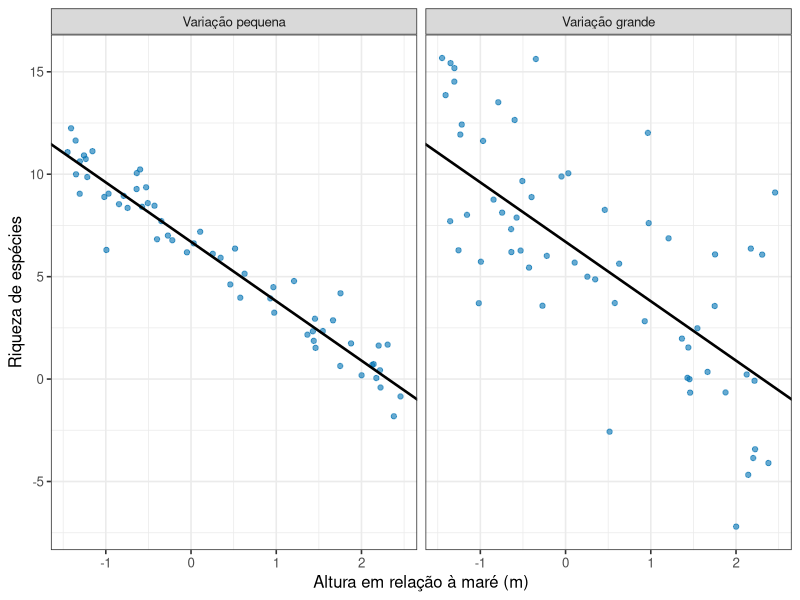
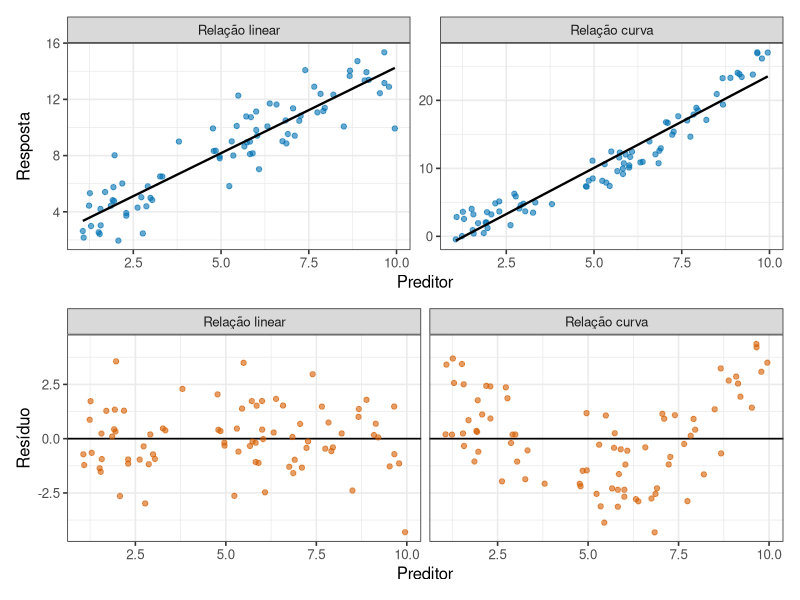

Recreate these plots in R, in order.
## ---- chunk 1
#| include: false
library(tidyverse)
theme_set(theme_bw(base_size = 12))
## ---- chunk 2
#| echo: false
#| label: fig-pread07-mesma-reta
#| fig-cap: "Dados gerados pela mesma reta (intercepto 6,7 e inclinação -2,9) com duas magnitudes de variação residual."
#| fig-alt: "Dois painéis com a mesma reta descendente. No painel da esquerda os pontos ficam colados à reta; no da direita se espalham amplamente ao redor dela."
#| fig-height: 3.4

altura <- runif(60, -1.5, 2.5)

dados <- bind_rows(
  tibble(cenario = "Variação pequena", altura = altura,
         riqueza = 6.7 - 2.9 * altura + rnorm(60, 0, 1)),
  tibble(cenario = "Variação grande", altura = altura,
         riqueza = 6.7 - 2.9 * altura + rnorm(60, 0, 4))
) |>
  mutate(cenario = fct_relevel(cenario, "Variação pequena"))

ggplot(dados, aes(x = altura, y = riqueza)) +
  geom_point(alpha = 0.6, colour = "#0072B2") +
  geom_abline(intercept = 6.7, slope = -2.9, linewidth = 0.9) +
  facet_wrap(~ cenario) +
  labs(x = "Altura em relação à maré (m)", y = "Riqueza de espécies")
## ---- chunk 3
#| echo: false
#| label: fig-pread07-residuos
#| fig-cap: "À esquerda, dados realmente lineares. À direita, uma relação curva à qual se ajustou uma reta. Abaixo, os resíduos correspondentes."
#| fig-alt: "Quatro painéis em duas colunas. Na coluna da direita, o ajuste linear passa acima dos pontos nas extremidades e abaixo no meio, e o gráfico de resíduos mostra um padrão claro em forma de U."
#| fig-height: 5

x <- runif(80, 1, 10)
linear <- tibble(tipo = "Relação linear", x = x, y = 2 + 1.2 * x + rnorm(80, 0, 1.5))
curva  <- tibble(tipo = "Relação curva",  x = x, y = 2 + 0.25 * x^2 + rnorm(80, 0, 1.5))

todos <- bind_rows(linear, curva) |> mutate(tipo = fct_relevel(tipo, "Relação linear"))

p1 <- ggplot(todos, aes(x = x, y = y)) +
  geom_point(alpha = 0.6, colour = "#0072B2") +
  geom_smooth(method = "lm", se = FALSE, colour = "black", linewidth = 0.8) +
  facet_wrap(~ tipo, scales = "free_y") +
  labs(x = "Preditor", y = "Resposta")

residuos <- bind_rows(
  mutate(linear, residuo = residuals(lm(y ~ x, data = linear))),
  mutate(curva,  residuo = residuals(lm(y ~ x, data = curva)))
) |>
  mutate(tipo = fct_relevel(tipo, "Relação linear"))

p2 <- ggplot(residuos, aes(x = x, y = residuo)) +
  geom_hline(yintercept = 0, linewidth = 0.6) +
  geom_point(alpha = 0.6, colour = "#D55E00") +
  facet_wrap(~ tipo) +
  labs(x = "Preditor", y = "Resíduo")

patchwork::wrap_plots(p1, p2, ncol = 1)
